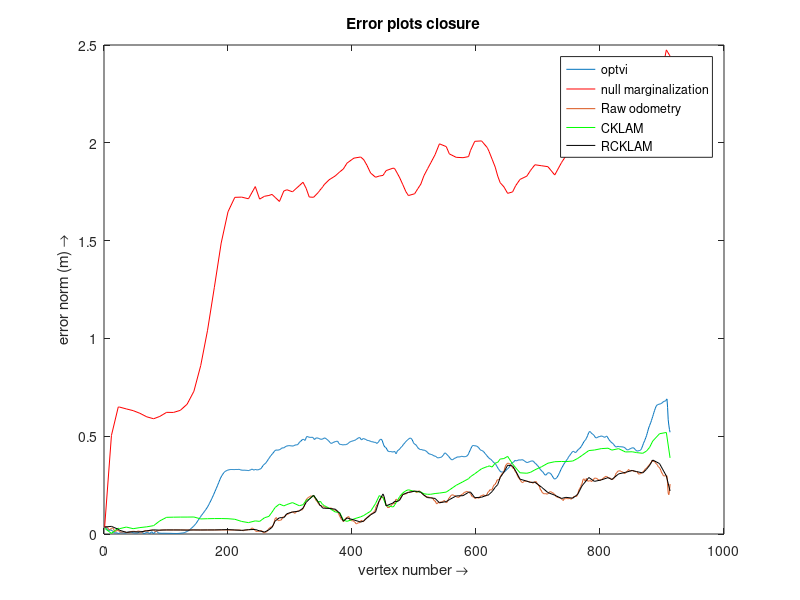

The MATLAB script that drew this image:
clc
close all
%load Groundtruth vertex positions
ground_truth_fullmap = fopen('MH_01/true_vertex_id_to_position.csv');
ground_truth_vertices = textscan(ground_truth_fullmap,...
    '%s %f %f %f', 'Delimiter',',');
fclose(ground_truth_fullmap);

% Full map raw odometry vs optvi
optivi_nolc_fullmap = fopen('MH_01/vertices_optvi.csv');
textscan(optivi_nolc_fullmap,'%s', 8, 'Delimiter',',');
optvi_fullmap_vertices = textscan(optivi_nolc_fullmap,...
    '%f %f %f %f %f %f %f %s', 'Delimiter',',');
fclose(optivi_nolc_fullmap);

error_true_optvi_full = zeros(size(optvi_fullmap_vertices{1}, 1), 3);

for i=1:3
    error_true_optvi_full(:, i) = ...
        (optvi_fullmap_vertices{i} - ground_truth_vertices{i + 1}).^2;
end
norm_error_true_optvi_full = sqrt(sum(error_true_optvi_full, 2));
h0 = plot(norm_error_true_optvi_full);
hold on

% raw odometry plot
raw_fullmap = fopen('MH_01/vertices_raw_odometry.csv');
textscan(raw_fullmap,'%s', 8, 'Delimiter',',');
raw_vertices = textscan(raw_fullmap,'%f %f %f %f %f %f %f %s', ...
    'Delimiter',',');
fclose(raw_fullmap);

error_raw_optvi_full = zeros(size(optvi_fullmap_vertices{1}, 1), 3);

for i=1:3
    error_raw_optvi_full(:, i) = ...
        (ground_truth_vertices{i+1} - raw_vertices{i}).^2;
end
norm_err_raw_optvi_full = sqrt(sum(error_raw_optvi_full, 2));

h1 = plot(norm_err_raw_optvi_full);
title('Error plots closure');
xlabel('vertex number \rightarrow');
ylabel('error norm (m) \rightarrow');

% kfh-optvi null marginalization
null_marginalized_map = fopen('MH_01/vertices_kfh_optvi_low.csv');
textscan(null_marginalized_map,'%s', 8, 'Delimiter',',');
null_marginalized_vertices = textscan(null_marginalized_map,...
    '%f %f %f %f %f %f %f %s', 'Delimiter',',');
fclose(null_marginalized_map);

error_optvi_full_null_marginalized = ...
    zeros(size(null_marginalized_vertices{1}, 1), 3);
keyframe_indices = zeros(size(null_marginalized_vertices{1}, 1), 1);

for i=1:3
    for j=1:size(null_marginalized_vertices{1})
        keyframe_indices(j) = find(not(cellfun('isempty', ...
            strfind(ground_truth_vertices{1}, ...
            null_marginalized_vertices{8}{j}))));
        error_optvi_full_null_marginalized(j, i) = ...
            (null_marginalized_vertices{i}(j) - ...
            ground_truth_vertices{i+1}(keyframe_indices(j)));
    end
end

norm_error_optvi_full_null_marginalized = ...
    sqrt(sum(error_optvi_full_null_marginalized.^2, 2));
h2 = plot(keyframe_indices, norm_error_optvi_full_null_marginalized, 'r');
% plot(keyframe_indices, norm_error_optvi_full_null_marginalized, 'ro');

% kfh-CKLAM marginalization
% CKLAM_marginalized_map = fopen('data/raw_map_cklam_vertices.csv');
CKLAM_marginalized_map = fopen('MH_01/vertices_cklam.csv');
textscan(CKLAM_marginalized_map,'%s', 8, 'Delimiter',',');
CKLAM_marginalized_vertices = textscan(CKLAM_marginalized_map,...
    '%f %f %f %f %f %f %f %s', 'Delimiter',',');
fclose(CKLAM_marginalized_map);

error_optvi_full_CKLAM_marginalized = ...
    zeros(size(CKLAM_marginalized_vertices{1}, 1), 3);
keyframe_indices = zeros(size(CKLAM_marginalized_vertices{1}, 1), 1);

for i=1:3
    for j=1:size(CKLAM_marginalized_vertices{1})
        keyframe_indices(j) = find(not(cellfun('isempty', ...
            strfind(ground_truth_vertices{1}, ...
            CKLAM_marginalized_vertices{8}{j}))));
        error_optvi_full_CKLAM_marginalized(j, i) = ...
            (CKLAM_marginalized_vertices{i}(j) - ...
            ground_truth_vertices{i+1}(keyframe_indices(j)));
    end
end

norm_error_optvi_full_CKLAM_marginalized = ...
    sqrt(sum(error_optvi_full_CKLAM_marginalized.^2, 2));
h3 = plot(keyframe_indices, norm_error_optvi_full_CKLAM_marginalized, 'g');
% plot(keyframe_indices, norm_error_optvi_full_CKLAM_marginalized, 'go');

% kfh-RCKLAM marginalization
RCKLAM_marginalized_map = fopen('MH_01/vertices_rcklam.csv');
textscan(RCKLAM_marginalized_map,'%s', 8, 'Delimiter',',');
RCKLAM_marginalized_vertices = textscan(RCKLAM_marginalized_map,...
    '%f %f %f %f %f %f %f %s', 'Delimiter',',');
fclose(RCKLAM_marginalized_map);

error_optvi_full_RCKLAM_marginalized = ...
    zeros(size(RCKLAM_marginalized_vertices{1}, 1), 3);
keyframe_indices = zeros(size(RCKLAM_marginalized_vertices{1}, 1), 1);

for i=1:3
    for j=1:size(RCKLAM_marginalized_vertices{1})
        keyframe_indices(j) = find(not(cellfun('isempty', ...
            strfind(ground_truth_vertices{1}, ...
            RCKLAM_marginalized_vertices{8}{j}))));
        error_optvi_full_RCKLAM_marginalized(j, i) = ...
            (RCKLAM_marginalized_vertices{i}(j) - ...
            ground_truth_vertices{i + 1}(keyframe_indices(j)));
    end
end

norm_error_optvi_full_RCKLAM_marginalized = ...
    sqrt(sum(error_optvi_full_RCKLAM_marginalized.^2, 2));
h4 = plot(keyframe_indices, norm_error_optvi_full_RCKLAM_marginalized, 'k');
% plot(keyframe_indices, norm_error_optvi_full_RCKLAM_marginalized, 'ko');

legend([h0, h2, h1, h3, h4], 'optvi', 'null marginalization', ...
    'Raw odometry', 'CKLAM', 'RCKLAM')






